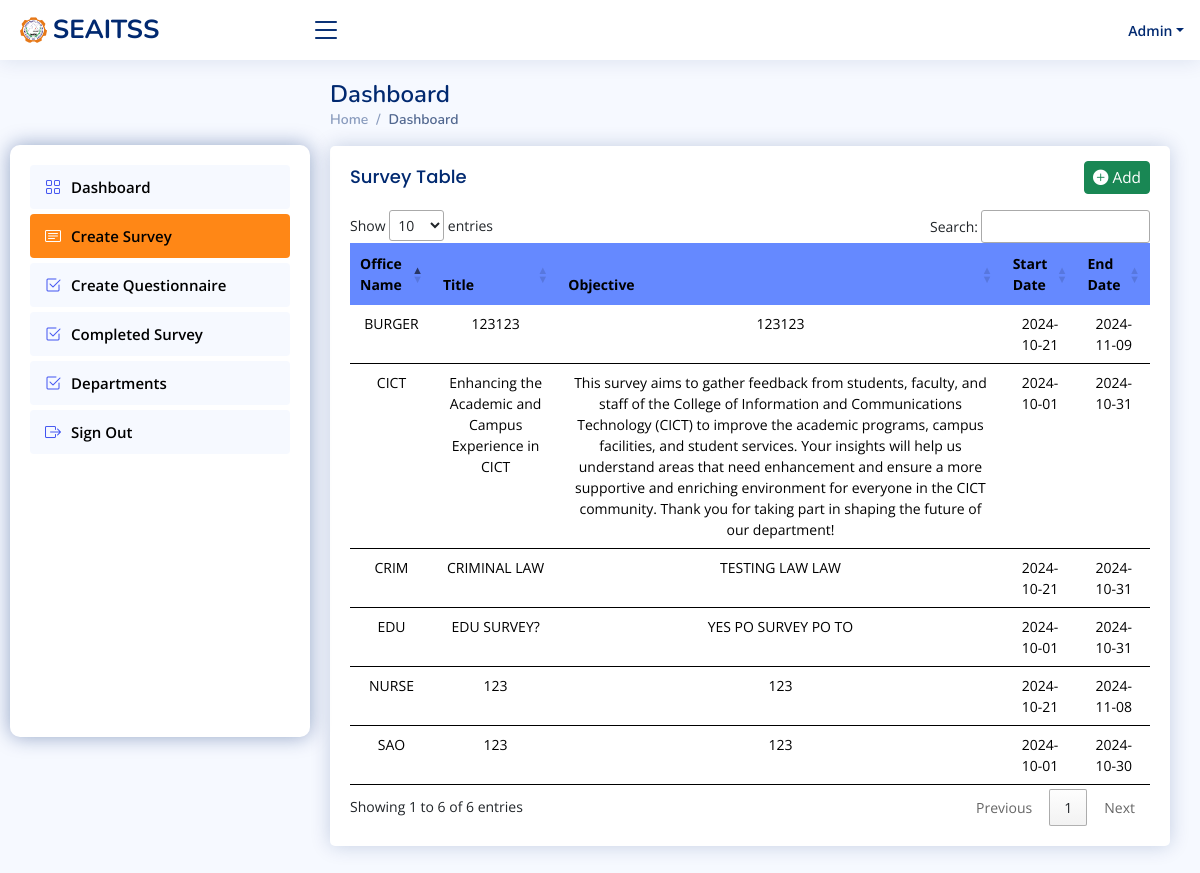
/admin/new_create_form.php, run on an earlier commit of the app's database.
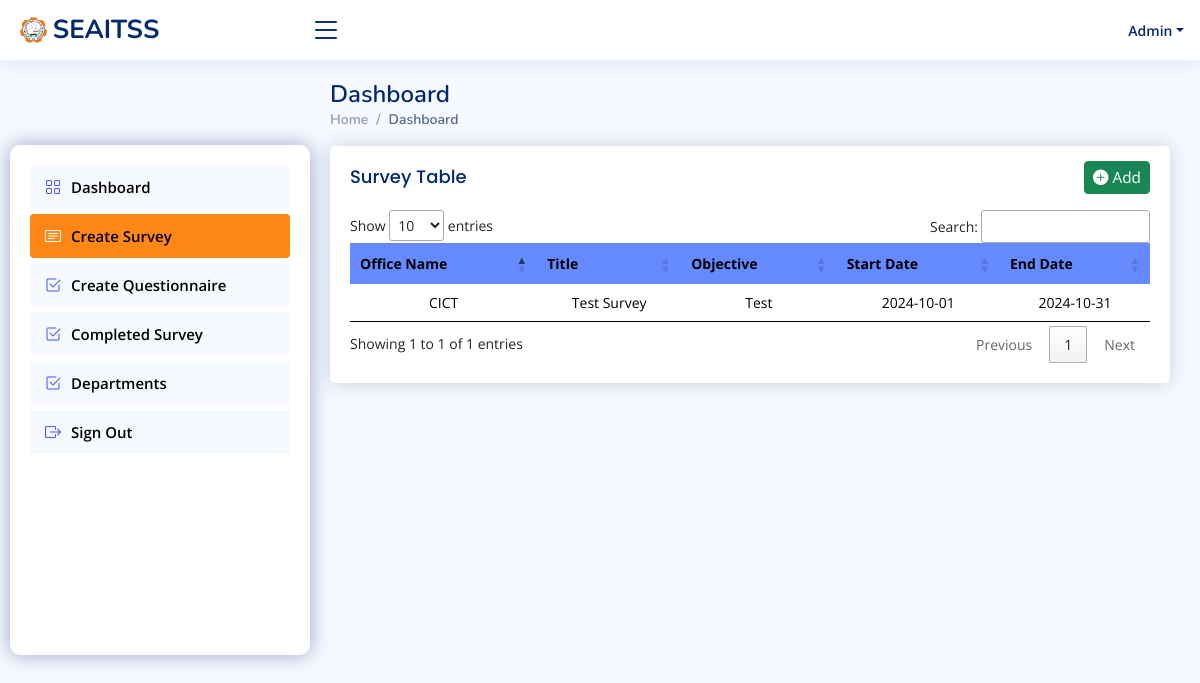
And on a later commit of the database.
### tables this page shows
CREATE TABLE IF NOT EXISTS `surveys` (
  `survey_id` int NOT NULL AUTO_INCREMENT,
  `office` varchar(100) NOT NULL,
  `title` varchar(255) NOT NULL,
  `objective` text,
  `is_anonymous` tinyint(1) DEFAULT '0',
  `is_published` tinyint(1) DEFAULT '0',
  `start_date` date DEFAULT NULL,
  `end_date` date DEFAULT NULL,
  `created_by` int DEFAULT NULL,
  `created_at` timestamp NULL DEFAULT CURRENT_TIMESTAMP,
  `updated_at` timestamp NULL DEFAULT CURRENT_TIMESTAMP ON UPDATE CURRENT_TIMESTAMP,
  `is_complete` int NOT NULL,
  PRIMARY KEY (`survey_id`),
  KEY `created_by` (`created_by`)
);

### admin/new_create_form.php (the view, shortened to what this page needs)
<?php
include 'includes/newheader.php';
mysqli_set_charset($conn, "utf8");
$surveytable = "SELECT * FROM surveys";
if ($stmt = mysqli_prepare($conn, $surveytable)) {
    mysqli_stmt_execute($stmt);
    $surveyresult = mysqli_stmt_get_result($stmt);
} else {
    echo "Failed to prepare statement: " . mysqli_error($conn);
}
?>
<link rel="stylesheet" href="../css/newhome.css">
<link rel="stylesheet" href="../css/new_create_form.css">
<body>
    <header id="header" class="header fixed-top d-flex align-items-center">
        <div class="d-flex align-items-center justify-content-between">
            <a href="index.html" class="logo d-flex align-items-center">
                <img src="assets/img/logo.png" alt="">
                <span class="d-none d-lg-block">SEAITSS</span>
            </a>
            <i class="bi bi-list toggle-sidebar-btn"></i>
        </div>
        <?php include 'includes/new-nav-top.php'; ?>
    </header>
    <?php include 'includes/newsidebar.php'; ?>
    <main id="main" class="main">
        <div class="pagetitle">
            <h1>Dashboard</h1>
            <nav>
                <ol class="breadcrumb">
                    <li class="breadcrumb-item"><a href="index.html">Home</a></li>
                    <li class="breadcrumb-item active">Dashboard</li>
                </ol>
            </nav>
        </div>
        <section class="section dashboard">
            <div class="row">
                <div class="col-lg-12">
                    <div class="col-12">
                        <div class="card recent-sales overflow-auto">
                            <div class="filter" style="margin-right: 20px;">
                                <button type="button" class="btn btn-success btn-sm" data-bs-toggle="modal"
                                    data-bs-target="#createSurveyModal" style="font-size: 1.1em;"><i
                                        class="bi bi-plus-circle-fill"></i>
                                    Add</button>
                            </div>
                            <div class="card-body">
                                <h5 class="card-title">Survey Table</h5>
                                <table id="surveyTable" class="table datatable" style="width:100%">
                                    <thead>
                                        <tr>
                                            <th scope="col">Office Name</th>
                                            <th scope="col">Title</th>
                                            <th scope="col">Objective</th>
                                            <th scope="col">Start Date</th>
                                            <th scope="col">End Date</th>
                                        </tr>
                                    </thead>
                                    <tbody>
                                        <?php while ($surveyrow = mysqli_fetch_assoc($surveyresult)) { ?>
                                            <tr>
                                                <td><?php echo htmlspecialchars($surveyrow['office'], ENT_QUOTES, 'UTF-8'); ?>
                                                </td>
                                                <td><?php echo htmlspecialchars($surveyrow['title'], ENT_QUOTES, 'UTF-8'); ?>
                                                </td>
                                                <td><?php echo htmlspecialchars($surveyrow['objective'], ENT_QUOTES, 'UTF-8'); ?>
                                                </td>
                                                <td><?php echo htmlspecialchars($surveyrow['start_date'], ENT_QUOTES, 'UTF-8'); ?>
                                                </td>
                                                <td><?php echo htmlspecialchars($surveyrow['end_date'], ENT_QUOTES, 'UTF-8'); ?>
                                                </td>
                                            </tr>
                                        <?php } ?>
                                    </tbody>
                                </table>
                            </div>
                        </div>
                    </div>
                </div>
            </div>
        </section>
    </main>
</body>
</html>

What changed in the data, as far as the page shows it:
removed surveys: office "SAO", title "123", objective "123", start_date "2024-10-01", end_date "2024-10-30"
removed surveys: office "EDU", title "EDU SURVEY?", objective "YES PO SURVEY PO TO", start_date "2024-10-01", end_date "2024-10-31"
removed surveys: office "CRIM", title "CRIMINAL LAW", objective "TESTING LAW LAW", start_date "2024-10-21", end_date "2024-10-31"
removed surveys: office "BURGER", title "123123", objective "123123", start_date "2024-10-21", end_date "2024-11-09"
removed surveys: office "NURSE", title "123", objective "123", start_date "2024-10-21", end_date "2024-11-08"
changed surveys "CICT": title "Enhancing the Academic and Campus Experience in CICT" → "Test Survey"; objective "This survey aims to gather feedback from students, faculty, and staff of the College of Information and Communications Technology (CICT) to improve the academic programs, campus facilities, and student services. Your insights will help us understand areas that need enhancement and ensure a more supportive and enriching environment for everyone in the CICT community. Thank you for taking part in shaping the future of our department!" → "Test"
Also different on the page:
text written by a page script: "Show entries Search: Showing 1 to 6 of 6 entries Previous 1 Next" → "Show entries Search: Showing 1 to 1 of 1 entries Previous 1 Next"
